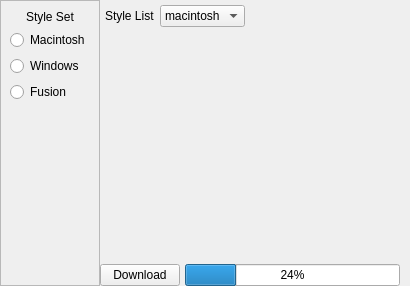
<?xml version="1.0" encoding="UTF-8"?>
<ui version="4.0">
 <class>qt_Ui</class>
 <widget class="QWidget" name="qt_Ui">
  <property name="geometry">
   <rect>
    <x>0</x>
    <y>0</y>
    <width>410</width>
    <height>286</height>
   </rect>
  </property>
  <property name="windowTitle">
   <string>QT_test</string>
  </property>
  <property name="windowOpacity">
   <double>0.950000000000000</double>
  </property>
  <layout class="QVBoxLayout" name="verticalLayout">
   <property name="spacing">
    <number>0</number>
   </property>
   <property name="leftMargin">
    <number>0</number>
   </property>
   <property name="topMargin">
    <number>0</number>
   </property>
   <property name="rightMargin">
    <number>0</number>
   </property>
   <property name="bottomMargin">
    <number>0</number>
   </property>
   <item>
    <layout class="QHBoxLayout" name="horizontalLayout_3">
     <property name="spacing">
      <number>0</number>
     </property>
     <property name="leftMargin">
      <number>0</number>
     </property>
     <property name="topMargin">
      <number>0</number>
     </property>
     <property name="rightMargin">
      <number>0</number>
     </property>
     <property name="bottomMargin">
      <number>0</number>
     </property>
     <item>
      <widget class="QFrame" name="frame">
       <property name="frameShape">
        <enum>QFrame::StyledPanel</enum>
       </property>
       <property name="frameShadow">
        <enum>QFrame::Raised</enum>
       </property>
       <layout class="QVBoxLayout" name="verticalLayout_4">
        <item>
         <widget class="QLabel" name="label_styleSet">
          <property name="text">
           <string>Style Set</string>
          </property>
          <property name="alignment">
           <set>Qt::AlignCenter</set>
          </property>
         </widget>
        </item>
        <item>
         <widget class="QRadioButton" name="macintosh">
          <property name="text">
           <string>Macintosh</string>
          </property>
         </widget>
        </item>
        <item>
         <widget class="QRadioButton" name="windows">
          <property name="text">
           <string>Windows</string>
          </property>
         </widget>
        </item>
        <item>
         <widget class="QRadioButton" name="fusion">
          <property name="text">
           <string>Fusion</string>
          </property>
         </widget>
        </item>
        <item>
         <spacer name="verticalSpacer_2">
          <property name="orientation">
           <enum>Qt::Vertical</enum>
          </property>
          <property name="sizeHint" stdset="0">
           <size>
            <width>20</width>
            <height>40</height>
           </size>
          </property>
         </spacer>
        </item>
       </layout>
      </widget>
     </item>
     <item>
      <layout class="QVBoxLayout" name="verticalLayout_3">
       <item>
        <layout class="QHBoxLayout" name="horizontalLayout_6">
         <property name="spacing">
          <number>5</number>
         </property>
         <property name="leftMargin">
          <number>5</number>
         </property>
         <property name="topMargin">
          <number>5</number>
         </property>
         <property name="rightMargin">
          <number>5</number>
         </property>
         <property name="bottomMargin">
          <number>5</number>
         </property>
         <item>
          <widget class="QLabel" name="label_styleList">
           <property name="text">
            <string>Style List</string>
           </property>
          </widget>
         </item>
         <item>
          <widget class="QComboBox" name="comboBox">
           <item>
            <property name="text">
             <string>macintosh</string>
            </property>
           </item>
           <item>
            <property name="text">
             <string>windows</string>
            </property>
           </item>
           <item>
            <property name="text">
             <string>fusion</string>
            </property>
           </item>
          </widget>
         </item>
         <item>
          <spacer name="horizontalSpacer_4">
           <property name="orientation">
            <enum>Qt::Horizontal</enum>
           </property>
           <property name="sizeHint" stdset="0">
            <size>
             <width>226</width>
             <height>20</height>
            </size>
           </property>
          </spacer>
         </item>
        </layout>
       </item>
       <item>
        <spacer name="verticalSpacer">
         <property name="orientation">
          <enum>Qt::Vertical</enum>
         </property>
         <property name="sizeHint" stdset="0">
          <size>
           <width>20</width>
           <height>40</height>
          </size>
         </property>
        </spacer>
       </item>
       <item>
        <layout class="QHBoxLayout" name="horizontalLayout_2">
         <property name="spacing">
          <number>5</number>
         </property>
         <property name="rightMargin">
          <number>10</number>
         </property>
         <item>
          <widget class="QPushButton" name="pushButton_download">
           <property name="text">
            <string>Download</string>
           </property>
          </widget>
         </item>
         <item>
          <widget class="QProgressBar" name="progressBar">
           <property name="value">
            <number>24</number>
           </property>
          </widget>
         </item>
        </layout>
       </item>
      </layout>
     </item>
    </layout>
   </item>
  </layout>
 </widget>
 <resources/>
 <connections/>
</ui>
